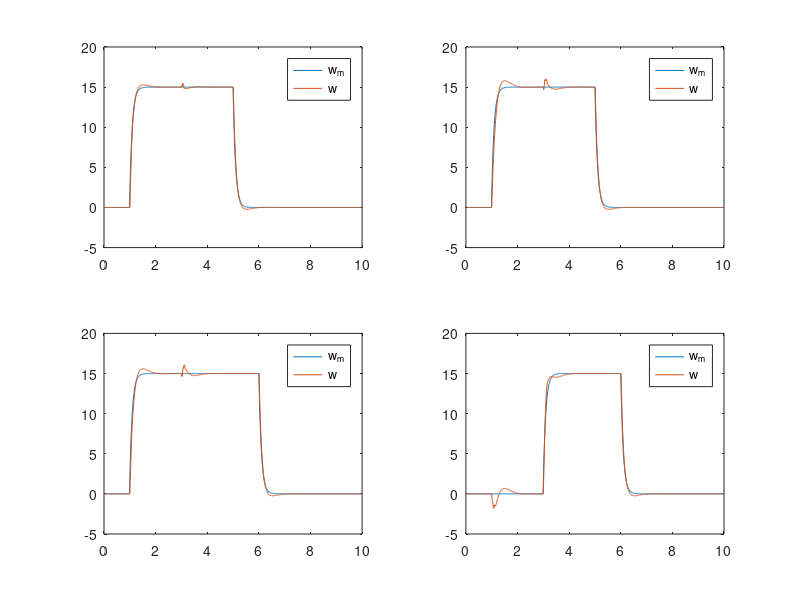

Write MATLAB code to recreate this figure.
clear all
%% Model:

nwheel = 4;

m = 2.2;
L = 0.085;
tau_moteur = 0.1;
gain_moteur = 120;
J = 0.5*m*L^2;
r = 0.025;
gear_ratio = 3.2;

theta = (1:nwheel)*2*pi/nwheel-pi/nwheel;
Mc = [-sin(theta') cos(theta') L*ones(nwheel,1)];
Mm = diag([1/m 1/m 1/J]);

Gb = J/tau_moteur;
Ga = gain_moteur*Gb;

Ma = Ga*eye(nwheel);
Mb = Gb*eye(nwheel);

M1 = Mc*Mm*Mc'*Ma/r;
M2 = Mc*Mm*Mc'*Mb/r;


%M1 = [832.5160 , 348.0510 , 150.7291 , 327.6491;
%      486.8178 , 692.4930 , 399.4206 , 117.5622;
%      241.0265 , 239.6313 , 761.3489 , 235.5609;
%      221.2959 ,  59.1184 , 116.8171 , 702.2684];

%M2 = [4.5265  ,  0.2949  ,  1.1064  ,  0.3471;
%      1.0369  ,  2.9667  ,  0.8380  ,  0.1454;
%      0.1446  ,  0.2892  ,  2.9959  ,  0.2894;
%      0.7098  ,  0.1451  ,  0.2896  ,  3.3578];

%% Controller

dt = 1/100;

Kp = 7*eye(nwheel);
Ki = 25*eye(nwheel);

lambda = -1/0.1;

N = 1000;

w_ref = zeros(nwheel,N);
w_ref(1:3,100:500) = 15;
w_ref(3:4,300:600) = 15;

w    = zeros(nwheel,N);
w_m  = zeros(nwheel,N);
u    = zeros(nwheel,N);
err  = zeros(nwheel,N);
errI = zeros(nwheel,N);

for i = 2:N
          
    w_m(:,i) = w_m(:,i-1).*(1+dt*lambda) - dt*lambda.*w_ref(:,i); % filtered tracking reference    
    w(:,i) = w(:,i-1) + (M1*u(:,i-1)-M2*w(:,i-1))*dt; 
    
    err(:,i) = w_m(:,i) - w(:,i); % Tracking error
    errI(:,i) = errI(:,i-1) + err(:,i)*dt;
    
    PI_action = Kp*err(:,i) + Ki*errI(:,i);
    u(:,i) = M1\( lambda*(w_m(:,i)-w_ref(:,i)) + M2*w(:,i) + PI_action);
    %u(u(:,i) > 1,i) = 1;
    %u(u(:,i) < -1,i) = -1;

end


figure(3)

t = (1:N)*dt;

subplot(2,2,1)
plot(t, w_m(1,:)), hold on
plot(t, w(1,:)), hold off
legend('w_m','w')

subplot(2,2,2)
plot(t, w_m(2,:)), hold on
plot(t, w(2,:)), hold off
legend('w_m','w')

subplot(2,2,3)
plot(t, w_m(3,:)), hold on
plot(t, w(3,:)), hold off
legend('w_m','w')

subplot(2,2,4)
plot(t, w_m(4,:)), hold on
plot(t, w(4,:)), hold off
legend('w_m','w')